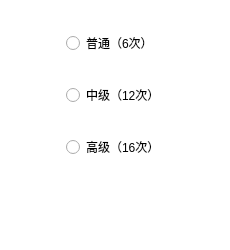
<?xml version="1.0" encoding="UTF-8"?>
<ui version="4.0">
 <class>choose</class>
 <widget class="QWidget" name="choose">
  <property name="geometry">
   <rect>
    <x>0</x>
    <y>0</y>
    <width>230</width>
    <height>250</height>
   </rect>
  </property>
  <property name="minimumSize">
   <size>
    <width>230</width>
    <height>250</height>
   </size>
  </property>
  <property name="maximumSize">
   <size>
    <width>230</width>
    <height>250</height>
   </size>
  </property>
  <property name="windowTitle">
   <string>Form</string>
  </property>
  <layout class="QVBoxLayout" name="verticalLayout">
   <property name="spacing">
    <number>0</number>
   </property>
   <property name="leftMargin">
    <number>0</number>
   </property>
   <property name="topMargin">
    <number>0</number>
   </property>
   <property name="rightMargin">
    <number>0</number>
   </property>
   <property name="bottomMargin">
    <number>0</number>
   </property>
   <item>
    <widget class="QWidget" name="widget" native="true">
     <property name="styleSheet">
      <string notr="true">background-color: rgb(238, 238, 236);
background-color: rgb(255, 255, 255);</string>
     </property>
     <layout class="QGridLayout" name="gridLayout">
      <item row="0" column="0">
       <spacer name="horizontalSpacer_6">
        <property name="orientation">
         <enum>Qt::Horizontal</enum>
        </property>
        <property name="sizeHint" stdset="0">
         <size>
          <width>35</width>
          <height>20</height>
         </size>
        </property>
       </spacer>
      </item>
      <item row="0" column="1" colspan="3">
       <widget class="QRadioButton" name="lowBtn">
        <property name="text">
         <string>普通（6次）</string>
        </property>
       </widget>
      </item>
      <item row="0" column="4">
       <spacer name="horizontalSpacer_7">
        <property name="orientation">
         <enum>Qt::Horizontal</enum>
        </property>
        <property name="sizeHint" stdset="0">
         <size>
          <width>35</width>
          <height>20</height>
         </size>
        </property>
       </spacer>
      </item>
      <item row="1" column="0">
       <spacer name="horizontalSpacer_5">
        <property name="orientation">
         <enum>Qt::Horizontal</enum>
        </property>
        <property name="sizeHint" stdset="0">
         <size>
          <width>35</width>
          <height>20</height>
         </size>
        </property>
       </spacer>
      </item>
      <item row="1" column="1" colspan="3">
       <widget class="QRadioButton" name="mediumBtn">
        <property name="text">
         <string>中级（12次）</string>
        </property>
       </widget>
      </item>
      <item row="1" column="4">
       <spacer name="horizontalSpacer_8">
        <property name="orientation">
         <enum>Qt::Horizontal</enum>
        </property>
        <property name="sizeHint" stdset="0">
         <size>
          <width>35</width>
          <height>20</height>
         </size>
        </property>
       </spacer>
      </item>
      <item row="2" column="0">
       <spacer name="horizontalSpacer_3">
        <property name="orientation">
         <enum>Qt::Horizontal</enum>
        </property>
        <property name="sizeHint" stdset="0">
         <size>
          <width>35</width>
          <height>20</height>
         </size>
        </property>
       </spacer>
      </item>
      <item row="2" column="1" colspan="3">
       <widget class="QRadioButton" name="highBtn">
        <property name="text">
         <string>高级（16次）</string>
        </property>
       </widget>
      </item>
      <item row="2" column="4">
       <spacer name="horizontalSpacer_4">
        <property name="orientation">
         <enum>Qt::Horizontal</enum>
        </property>
        <property name="sizeHint" stdset="0">
         <size>
          <width>35</width>
          <height>20</height>
         </size>
        </property>
       </spacer>
      </item>
      <item row="3" column="0" colspan="2">
       <spacer name="horizontalSpacer">
        <property name="orientation">
         <enum>Qt::Horizontal</enum>
        </property>
        <property name="sizeHint" stdset="0">
         <size>
          <width>63</width>
          <height>20</height>
         </size>
        </property>
       </spacer>
      </item>
      <item row="3" column="2">
       <widget class="QPushButton" name="trueBtn">
        <property name="maximumSize">
         <size>
          <width>60</width>
          <height>30</height>
         </size>
        </property>
        <property name="text">
         <string/>
        </property>
        <property name="icon">
         <iconset resource="image.qrc">
          <normaloff>:/back/release/choosetrue.png</normaloff>:/back/release/choosetrue.png</iconset>
        </property>
        <property name="iconSize">
         <size>
          <width>80</width>
          <height>50</height>
         </size>
        </property>
        <property name="flat">
         <bool>true</bool>
        </property>
       </widget>
      </item>
      <item row="3" column="3" colspan="2">
       <spacer name="horizontalSpacer_2">
        <property name="orientation">
         <enum>Qt::Horizontal</enum>
        </property>
        <property name="sizeHint" stdset="0">
         <size>
          <width>63</width>
          <height>20</height>
         </size>
        </property>
       </spacer>
      </item>
     </layout>
    </widget>
   </item>
  </layout>
 </widget>
 <resources>
  <include location="image.qrc"/>
 </resources>
 <connections/>
</ui>
